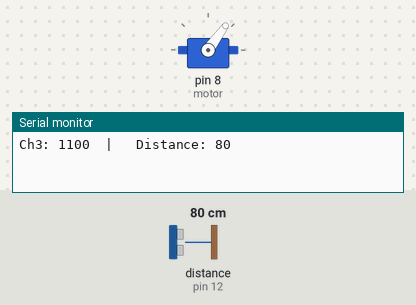
Bench run of a sketch on a simulated Arduino Uno, built with avr-gcc and run on an emulated ATmega328P. On the bench: servo, the last lines printed to the serial monitor. The inputs (shaded band) are chosen by the test bench; at power-on: distance to the obstacle (sensor on pin 12) 80 cm. The echo pulse lasts 58.3 µs per cm.

Above: at 0.1 s.
At 1.8 s:
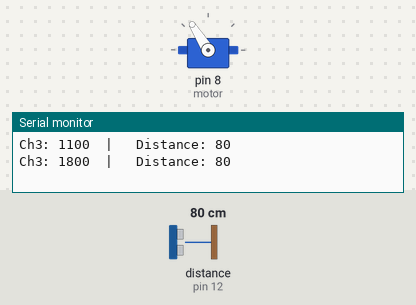
1.9 s: distance to the obstacle (sensor on pin 12) set to 2 cm
At 4.0 s:
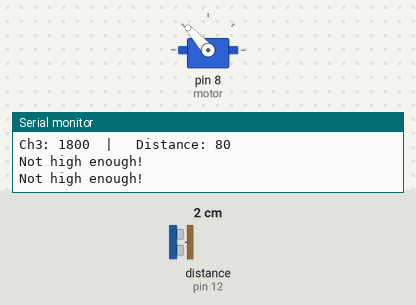
Timing chart, 0 to 5.5 s (numbered marks = the images above; inputs shaded):
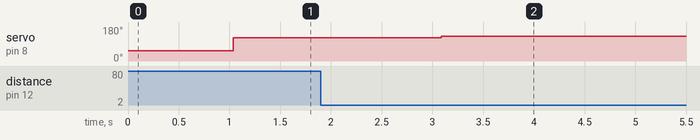

The sketch:

Hover2.ino
```cpp
#include <Servo.h>
#include "SR04.h"
#define TRIG_PIN 12
#define ECHO_PIN 11
SR04 sr04 = SR04(ECHO_PIN, TRIG_PIN);
long distance;
int ch1;
int ch2;
int ch3 = 1100;
int ch4;

Servo motor;
int turn;

void setup()
{
  //pinMode(5, INPUT); // Set input pin 5 as an input
  //pinMode(6, INPUT);
  pinMode(8, INPUT);
  //pinMode(8, INPUT);
  Serial.begin(9600); // Pour a bowl of Serial

  motor.attach(8);
}

void loop()
{
  motor.writeMicroseconds(ch3);
  distance = sr04.Distance();

  if (distance < 15) {
    Serial.println("Not high enough!");
    //    ch3+=50;
    ch3 = 1900;
    //motor.writeMicroseconds(1900);
    //delay(500);

    //   distance = sr04.Distance();
    //   int current = 2000;
    //   for(int i = current; i > 1500; i--){
    //      motor.writeMicroseconds(i);
    //
    //   }


  }
  if (distance > 15) {
    Serial.print("Ch3: ");
    Serial.print(ch3);
    Serial.print("  |  "); Serial.print(" Distance: "); Serial.print(distance); Serial.print("\n");
    //    ch3-=10;
    ch3 = 1800;
    //motor.writeMicroseconds(1900);
    //delay(500);
  }
  delay(1000);


}
```

Measured:
- after the input at 1.9 s, servo on pin 8 (motor): 122° → 132° after 1.2 s
